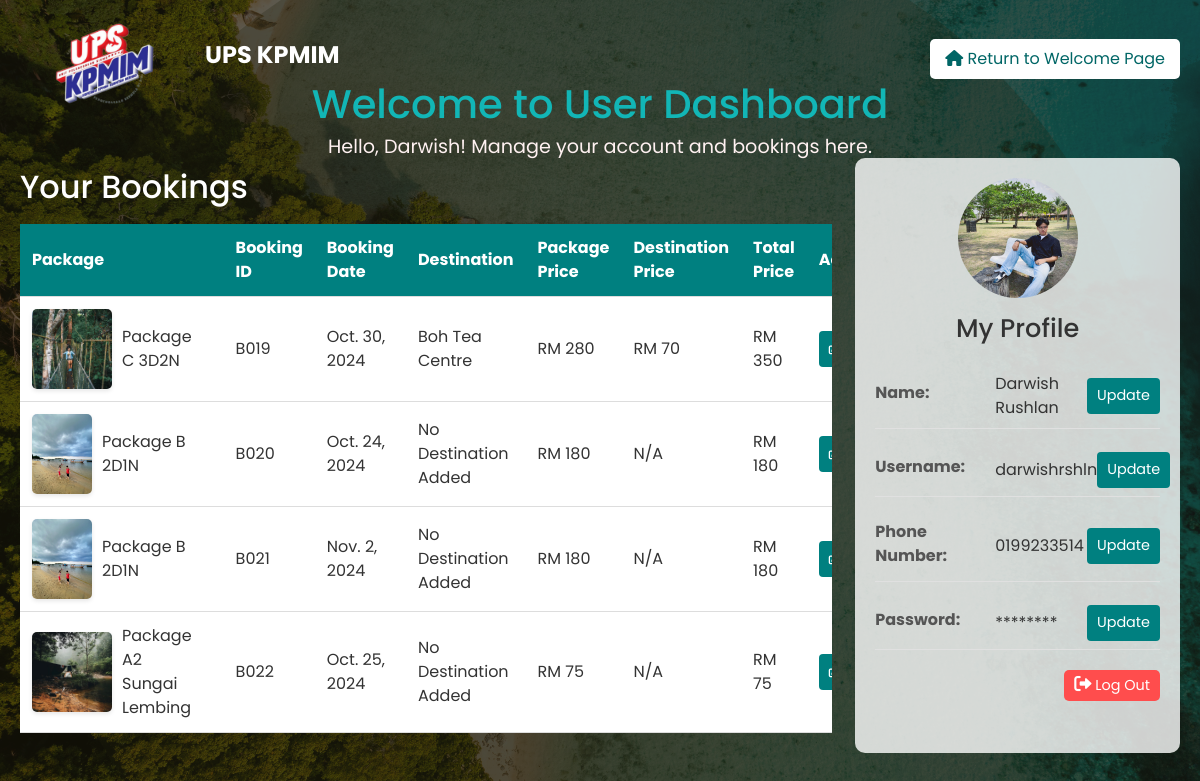
Screenshot of /user/dashboard/ (signed in) with the database file from the repository.
### main/models.py (models this page shows, shortened)
class User(AbstractBaseUser, PermissionsMixin):
    email = models.EmailField(unique=True)
    username = models.CharField(max_length=255, unique=True)
    first_name = models.CharField(max_length=30, blank=True)
    last_name = models.CharField(max_length=30, blank=True)
    phone_number = models.CharField(max_length=15, blank=True, null=True)
    password = models.CharField(max_length=128)
    is_active = models.BooleanField(default=True)
    is_staff = models.BooleanField(default=False)
    is_superuser = models.BooleanField(default=False)
    role = models.CharField(max_length=50, default='User')
    objects = UserManager()
    groups = models.ManyToManyField(
        'auth.Group',
        related_name='main_user_groups',
        blank=True
    )
    user_permissions = models.ManyToManyField(
        'auth.Permission',
        related_name='main_user_permissions',
        blank=True
    )
    USERNAME_FIELD = 'username'
    REQUIRED_FIELDS = ['email', 'first_name', 'last_name', 'phone_number']

class Bookings(models.Model):
    booking_id = models.CharField(max_length=10, primary_key=True)
    user = models.ForeignKey(settings.AUTH_USER_MODEL, on_delete=models.CASCADE)
    package_cd = models.ForeignKey(Package, on_delete=models.CASCADE)
    destination_name = models.ForeignKey(Destination, on_delete=models.SET_NULL, null=True, blank=True)
    name = models.CharField(max_length=100)
    booking_date = models.DateField()
    price = models.IntegerField()

class Package(models.Model):
    package_cd = models.CharField(max_length=10, primary_key=True)
    package_desc = models.TextField()
    price = models.IntegerField()

class Destination(models.Model):
    destination_name = models.CharField(max_length=100, primary_key=True)
    price = models.IntegerField()
    tags = models.ManyToManyField('Tag', related_name='destinations', blank=True)
    def __str__(self):
        return self.destination_name

### main/views.py (the view)
# urls.py: path('user/dashboard/', views.user_dashboard, name='user_dashboard'),
@login_required
def user_dashboard(request):
    bookings = Bookings.objects.filter(user=request.user).select_related('package_cd', 'destination_name')
    for booking in bookings:
        package_price = booking.package_cd.price
        destination_price = booking.destination_name.price if booking.destination_name else 0
        booking.total_price = package_price + destination_price
    update_field = request.GET.get('update_field')  # Get the update_field parameter from the URL
    context = {
        'bookings': bookings,
        'user': request.user,
        'update_field': update_field,  # Add this to the context
    }
    return render(request, 'upsuser.html', context)

### main/templates/upsuser.html (shortened to what this page needs)
{% load static %}
<!DOCTYPE html>
<html lang="en">
<head>
    <link rel="stylesheet" href="https://cdnjs.cloudflare.com/ajax/libs/font-awesome/6.0.0-beta3/css/all.min.css">
    <link href="https://cdn.jsdelivr.net/npm/bootstrap@5.3.3/dist/css/bootstrap.min.css" rel="stylesheet">
    <link rel="stylesheet" href="{% static 'css/styles2.css' %}">
</head>
<body>
    <header>
        <div class="logo-title-container">
            <div class="logo">
                <img src='{% static "images/logo[1].png" %}' alt="UPS KPMIM Logo">
            </div>
            <h1 class="header-title">UPS KPMIM</h1>
        </div>
        <a href="{% url 'welcome' %}" class="return-btn">
            <i class="fas fa-home"></i> Return to Welcome Page
        </a>
    </header>
    <div class="welcome-message">
        <h1>Welcome to User Dashboard</h1>
        <p>Hello, {{ user.first_name }}! Manage your account and bookings here.</p>
    </div>
    <div class="dashboard-container">
        <div class="main-content">
            <h2>Your Bookings</h2>
            {% if bookings %}
                <div class="table-container">
                    <table class="booking-table">
                        <thead>
                            <tr>
                                <th>Package</th>
                                <th>Booking ID</th>
                                <th>Booking Date</th>
                                <th>Destination</th>
                                <th>Package Price</th>
                                <th>Destination Price</th>
                                <th>Total Price</th>
                                <th>Actions</th>
                            </tr>
                        </thead>
                        <tbody>
                            {% for booking in bookings %}
                            <tr>
                                <td class="package-cell">
                                    <div class="package-info1">
                                        {% if booking.package_cd.package_cd == 'A1' %}
                                            <img src="{% static 'images/ktn188.jpg' %}" alt="Package A1" class="package-image">
                                        {% elif booking.package_cd.package_cd == 'A2' %}
                                            <img src="{% static 'images/sgjin.jpg' %}" alt="Package A2" class="package-image">
                                        {% elif booking.package_cd.package_cd == 'B' %}
                                            <img src="{% static 'images/cherating.jpg' %}" alt="Package B" class="package-image">
                                        {% elif booking.package_cd.package_cd == 'C' %}
                                            <img src="{% static 'images/taman.jpg' %}" alt="Package C" class="package-image">
                                        {% else %}
                                            <img src="{% static 'images/default-package.jpg' %}" alt="Default Package" class="package-image">
                                        {% endif %}
                                        <span>{{ booking.package_cd.package_desc }}</span>
                                    </div>
                                </td>
                                <td>{{ booking.booking_id }}</td>
                                <td>{{ booking.booking_date }}</td>
                                <td>{{ booking.destination_name|default:"No Destination Added" }}</td>
                                <td>RM {{ booking.package_cd.price }}</td>
                                <td>{% if booking.destination_name %}RM {{ booking.destination_name.price }}{% else %}N/A{% endif %}</td>
                                <td>RM {{ booking.total_price }}</td>
                                <td class="action-cell">
                                    <div class="action-buttons">
                                        <div class="button-wrapper">
                                            <a href="{% url 'update_booking' booking.booking_id %}" class="btn update-btn">
                                                <i class="fas fa-edit"></i> Update
                                            </a>
                                        </div>
                                    </div>
                                </td>
                            </tr>
                            {% endfor %}
                        </tbody>
                    </table>
                </div>
            {% else %}
                <div class="no-bookings-message">
                    <p>No bookings have been made yet.</p>
                </div>
            {% endif %}
        </div>
        <div class="user-profile">
            <div class="user-profile-header">
                <img src="{% static 'images/avatar.jpg' %}" alt="User Avatar" class="user-avatar">
                <h2>My Profile</h2>
            </div>
            <div class="user-info">
                <div class="info-item">
                    <span class="info-label">Name:</span>
                    <span class="info-value">
                        {% if update_field == 'name' %}
                            <form method="post" action="{% url 'update_profile' %}" class="update-form">
                                {% csrf_token %}
                                <input type="text" name="first_name" value="{{ user.first_name }}" required>
                                <input type="text" name="last_name" value="{{ user.last_name }}" required>
                                <input type="hidden" name="update_field" value="name">
                                <div class="button-group">
                                    <button type="submit" class="btn save-btn">Save</button>
                                    <a href="{% url 'user_dashboard' %}" class="btn cancel-btn">Cancel</a>
                                </div>
                            </form>
                        {% else %}
                            {{ user.first_name }} {{ user.last_name }}
                            <form method="get" action="{% url 'user_dashboard' %}" style="display: inline;">
                                <button type="submit" class="btn btn-update-profile">Update</button>
                            </form>
                        {% endif %}
                    </span>
                </div>
                <div class="info-item">
                    <span class="info-label">Username:</span>
                    <span class="info-value">
                        {% if update_field == 'username' %}
                            <form method="post" action="{% url 'update_profile' %}" class="update-form">
                                {% csrf_token %}
                                <input type="text" name="username" value="{{ user.username }}" required>
                                <input type="hidden" name="update_field" value="username">
                                <div class="button-group">
                                    <button type="submit" class="btn save-btn">Save</button>
                                    <a href="{% url 'user_dashboard' %}" class="btn cancel-btn">Cancel</a>
                                </div>
                            </form>
                        {% else %}
                            {{ user.username }}
                            <form method="get" action="{% url 'user_dashboard' %}" style="display: inline;">
                                <button type="submit" class="btn btn-update-profile">Update</button>
                            </form>
                        {% endif %}
                    </span>
                </div>
                <div class="info-item">
                    <span class="info-label">Phone Number:</span>
                    <span class="info-value">
                        {% if update_field == 'phone_number' %}
                            <form method="post" action="{% url 'update_profile' %}" class="update-form">
                                {% csrf_token %}
                                <input type="text" name="phone_number" value="{{ user.phone_number }}" required>
                                <input type="hidden" name="update_field" value="phone_number">
                                <div class="button-group">
                                    <button type="submit" class="btn save-btn">Save</button>
                                    <a href="{% url 'user_dashboard' %}" class="btn cancel-btn">Cancel</a>
                                </div>
                            </form>
                        {% else %}
                            {{ user.phone_number }}
                            <form method="get" action="{% url 'user_dashboard' %}" style="display: inline;">
                                <button type="submit" class="btn btn-update-profile">Update</button>
                            </form>
                        {% endif %}
                    </span>
                </div>
                <div class="info-item">
                    <span class="info-label">Password:</span>
                    <span class="info-value">
                        {% if update_field == 'password' %}
                            <form method="post" action="{% url 'update_profile' %}" class="update-form">
                                {% csrf_token %}
                                <input type="password" name="password" placeholder="New password">
                                <input type="hidden" name="update_field" value="password">
                                <div class="button-group">
                                    <button type="submit" class="btn save-btn">Save</button>
                                    <a href="{% url 'user_dashboard' %}" class="btn cancel-btn">Cancel</a>
                                </div>
                            </form>
                        {% else %}
                            ********
                            <form method="get" action="{% url 'user_dashboard' %}" style="display: inline;">
                                <button type="submit" class="btn btn-update-profile">Update</button>
                            </form>
                        {% endif %}
                    </span>
                </div>
            </div>
            <div class="profile-footer">
                <a href="{% url 'logout' %}" class="logout-btn">
                    <i class="fas fa-sign-out-alt"></i> Log Out
                </a>
            </div>
        </div>
    </div>
</body>
</html>

### main/static/css/styles2.css (style rules this page uses)
* { margin: 0; padding: 0; box-sizing: border-box; }
html { scroll-behavior: smooth; }
header { display: flex; justify-content: space-between; align-items: center; background-color: transparent; padding: 20px; position: fixed; top: -10px; left: 0; width: 100%; z-index: 1000; }
.header-title { color: #fff; font-size: 1.5em; margin-left: 40px; margin-top: -10px }
header .logo img { width: 100px; }
.logo-title-container { display: flex; align-items: center; padding-left: 35px; padding-top: 10px }
p { margin-top: 0px ; color: #333; }
.logout-btn i { font-size: 1.2em; }
.logout-btn { color: #b6cc84; font-size: 1.2em; background: none; border: none; cursor: pointer; transition: color 0.3s ease; }

### rows the page displays
User: first_name "Darwish", last_name "Rushlan", username "darwishrshln", phone_number "0199233514"
Bookings: package_cd.package_desc "Package C 3D2N", booking_id "B019", booking_date "Oct. 30, 2024", destination_name "Boh Tea Centre", package_cd.price "280", destination_name.price "70", total_price "350"
Bookings: package_cd.package_desc "Package B 2D1N", booking_id "B020", booking_date "Oct. 24, 2024", destination_name "No Destination Added", package_cd.price "180", shows "N/A", total_price "180"
Bookings: package_cd.package_desc "Package B 2D1N", booking_id "B021", booking_date "Nov. 2, 2024", destination_name "No Destination Added", package_cd.price "180", shows "N/A", total_price "180"
Bookings: package_cd.package_desc "Package A2 Sungai Lembing", booking_id "B022", booking_date "Oct. 25, 2024", destination_name "No Destination Added", package_cd.price "75", shows "N/A", total_price "75"
